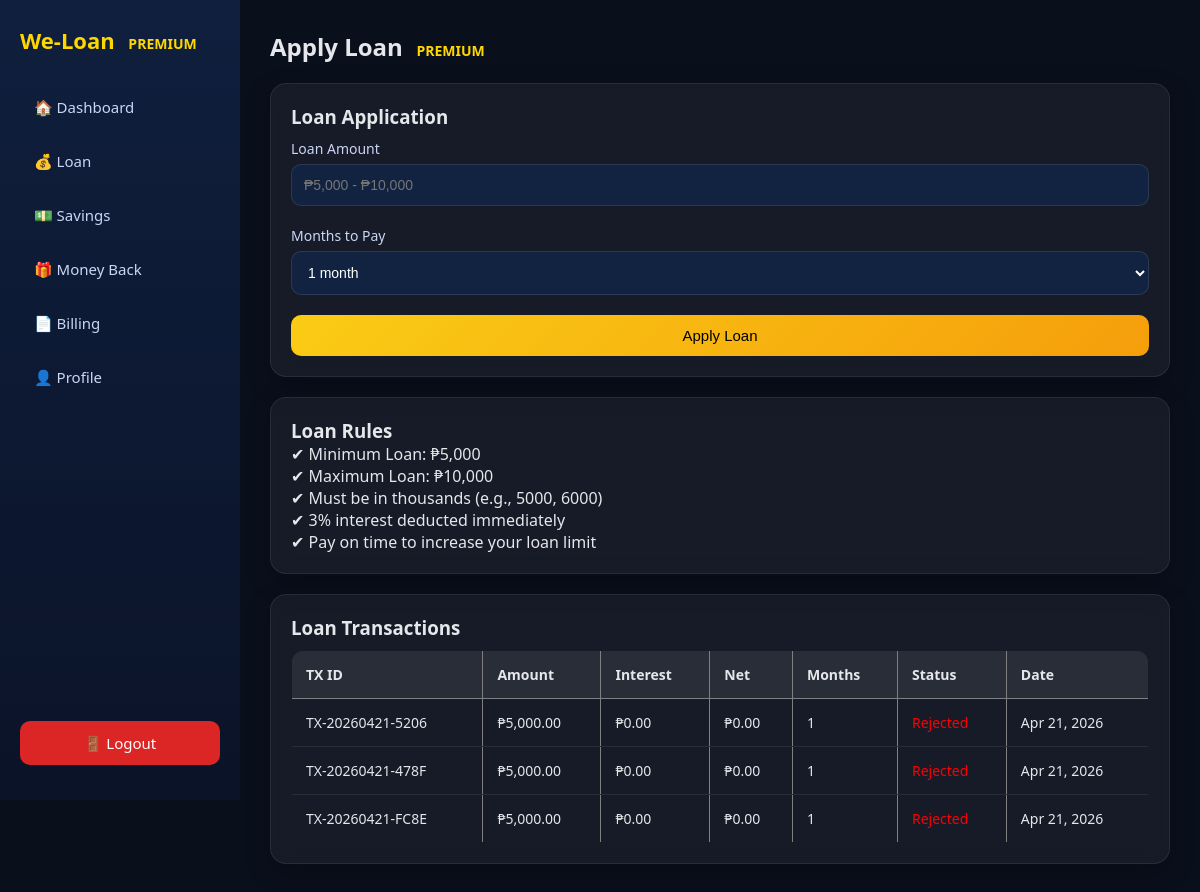
Page /premium_user/loan.php (signed in) on the committed database.
### tables this page shows
CREATE TABLE `loan_transactions` (
  `no` int(11) NOT NULL,
  `tx_id` varchar(20) NOT NULL COMMENT 'Random unique e.g. LN-YYYYMMDD-XXXX',
  `user_id` int(11) NOT NULL,
  `type` enum('apply','increase') NOT NULL,
  `amount` decimal(10,2) DEFAULT NULL,
  `tenure_months` int(11) DEFAULT NULL,
  `status` enum('pending','approved','rejected') DEFAULT 'pending',
  `admin_note` text DEFAULT NULL,
  `created_at` timestamp NOT NULL DEFAULT current_timestamp()
);

### premium_user/loan.php (the view, shortened to what this page needs)
<?php
require_once __DIR__ . '/../db_connect_new.php';
$user_id = $_SESSION['user_id'];
$stmt = $pdo->prepare("
    SELECT * FROM loan_transactions
    WHERE user_id = ?
    ORDER BY no DESC
");
$stmt->execute([$user_id]);
$transactions = $stmt->fetchAll(PDO::FETCH_ASSOC);
?>
<!DOCTYPE html>
<html>
<head>
<link rel="stylesheet" href="premiumdb.css">
</head>
<body>
<div class="container">
<?php include 'sidebar.php'; ?>
<div class="main">
<h2>Apply Loan</h2>
<div class="card">
<h3>Loan Application</h3>
<form method="POST">
<label>Loan Amount</label>
<input type="number" name="amount" placeholder="₱5,000 - ₱10,000" required>
<label>Months to Pay</label>
<select name="months" required>
<option value="1">1 month</option>
</select>
<button name="apply">Apply Loan</button>
</form>
</div>
<div class="card">
<h3>Loan Rules</h3>
<p>✔ Minimum Loan: ₱5,000</p>
<p>✔ Maximum Loan: ₱10,000</p>
<p>✔ Must be in thousands (e.g., 5000, 6000)</p>
<p>✔ 3% interest deducted immediately</p>
<p>✔ Pay on time to increase your loan limit</p>
</div>
<div class="card">
<h3>Loan Transactions</h3>
<table width="100%" border="1" cellpadding="10" cellspacing="0">
<tr>
    <th>TX ID</th>
    <th>Amount</th>
    <th>Interest</th>
    <th>Net</th>
    <th>Months</th>
    <th>Status</th>
    <th>Date</th>
</tr>
<?php if($transactions): ?>
    <?php foreach($transactions as $row): ?>
    <tr>
        <td><?= $row['tx_id'] ?></td>
        <td>₱<?= number_format($row['amount'],2) ?></td>
        <td>₱<?= number_format($row['interest'],2) ?></td>
        <td>₱<?= number_format($row['net_amount'],2) ?></td>
        <td><?= $row['tenure_months'] ?></td>
        <td>
            <?php
                if($row['status'] == 'Pending') echo "<span style='color:orange;'>Pending</span>";
                elseif($row['status'] == 'Approved') echo "<span style='color:green;'>Approved</span>";
                else echo "<span style='color:red;'>Rejected</span>";
            ?>
        </td>
        <td><?= date("M d, Y", strtotime($row['created_at'])) ?></td>
    </tr>
    <?php endforeach; ?>
<?php else: ?>
<tr>
<td colspan="7">No transactions found.</td>
</tr>
<?php endif; ?>
</table>
</div>
</div>
</div>
</body>
</html>

### premium_user/premiumdb.css (style rules this page uses)
* { margin: 0; padding: 0; box-sizing: border-box; }
body { font-family: 'Segoe UI', Arial, sans-serif; background: #0a0f1c; color: #e5e7eb; }
.container { display: flex; }
.main { margin-left: 240px; padding: 30px; width: calc(100% - 240px); }
h2 { margin-bottom: 20px; font-weight: 600; }
h2::after { content: " PREMIUM"; color: gold; font-size: 14px; margin-left: 10px; }
.card { background: rgba(255, 255, 255, 0.05); border-radius: 16px; padding: 20px; margin-top: 20px; backdrop-filter: blur(10px); border: 1px solid rgba(255,255,255,0.08); box-shadow: 0 8px 25px rgba(0,0,0,0.25); }
table { width: 100%; border-collapse: collapse; margin-top: 10px; border-radius: 12px; overflow: hidden; }
th { text-align: left; padding: 14px; font-size: 14px; background: rgba(255,255,255,0.08); }
td { padding: 14px; font-size: 14px; border-bottom: 1px solid rgba(255,255,255,0.08); }
label { font-size: 14px; display: block; margin-top: 10px; color: #cbd5f5; }
input, select { width: 100%; padding: 12px; margin-top: 6px; margin-bottom: 10px; border-radius: 10px; border: 1px solid rgba(255,255,255,0.1); background: rgba(15, 42, 82, 0.6); color: white; font-size: 14px; outline: none; }
button { margin-top: 10px; background: linear-gradient(135deg, #facc15, #f59e0b); color: black; padding: 12px; border: none; width: 100%; border-radius: 10px; cursor: pointer; font-size: 15px; transition: 0.3s; }

### rows in the picture
loan_transactions: tx "TX-20260421-5206", amount "5,000.00", interest "0.00", net_amount "0.00", tenure_months "1", status "Rejected", created_at "Apr 21, 2026"
loan_transactions: tx "TX-20260421-478F", amount "5,000.00", interest "0.00", net_amount "0.00", tenure_months "1", status "Rejected", created_at "Apr 21, 2026"
loan_transactions: tx "TX-20260421-FC8E", amount "5,000.00", interest "0.00", net_amount "0.00", tenure_months "1", status "Rejected", created_at "Apr 21, 2026"
